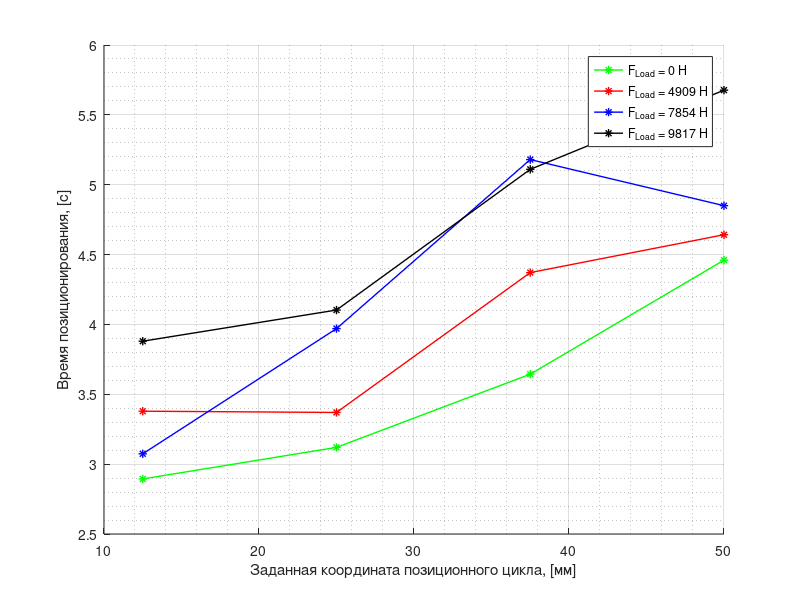

MATLAB code to generate this figure:
clc;
clear all;

dt1_1 = 7.29 - 4.896 +0.5
dt1_2 = 7.57 - 5.45 + 1
dt1_3 = 8.08 - 5.936 + 1.5
dt1_4 = 8.83 - 6.37 + 2

dt2_1 = 7.78 - 4.901 + 0.5
dt2_2 = 7.8 - 5.43 + 1
dt2_3 = 8.46 -5.589 + 1.5
dt2_4 = 9.1 - 6.458 + 2

dt3_1 = 7.53 - 4.956 + 0.5
dt3_2 = 8.37 - 5.4 + 1 
dt3_3 = 9.64 - 5.96 + 1.5
dt3_4 = 9.26 - 6.41 + 2

dt4_1 = 8.31 - 4.93 + 0.5
dt4_2 = 8.5 - 5.397 + 1
dt4_3 = 9.52 - 5.91 + 1.5
dt4_4 = 10.07 - 6.3933 + 2
 

hold on
plot([12.5, 25, 37.5, 50], [dt1_1, dt1_2, dt1_3, dt1_4], '-*g', 'LineWidth', 1);

plot([12.5, 25, 37.5, 50], [dt2_1, dt2_2, dt2_3, dt2_4], '-*r', 'LineWidth', 1);

plot([12.5, 25, 37.5, 50], [dt3_1, dt3_2, dt3_3, dt3_4], '-*b', 'LineWidth', 1);

plot([12.5, 25, 37.5, 50], [dt4_1, dt4_2, dt4_3, dt4_4], '-*k', 'LineWidth', 1);


xlabel('Заданная координата позиционного цикла, [мм]'); 
ylabel('Время позиционирования, [с]');
% legend('Position control +  motor velocity control', 'Position control');
legend('F_L_o_a_d = 0 Н', 'F_L_o_a_d = 4909 Н', 'F_L_o_a_d = 7854 Н', 'F_L_o_a_d = 9817 Н');
% dt

grid on
grid minor

hold off


